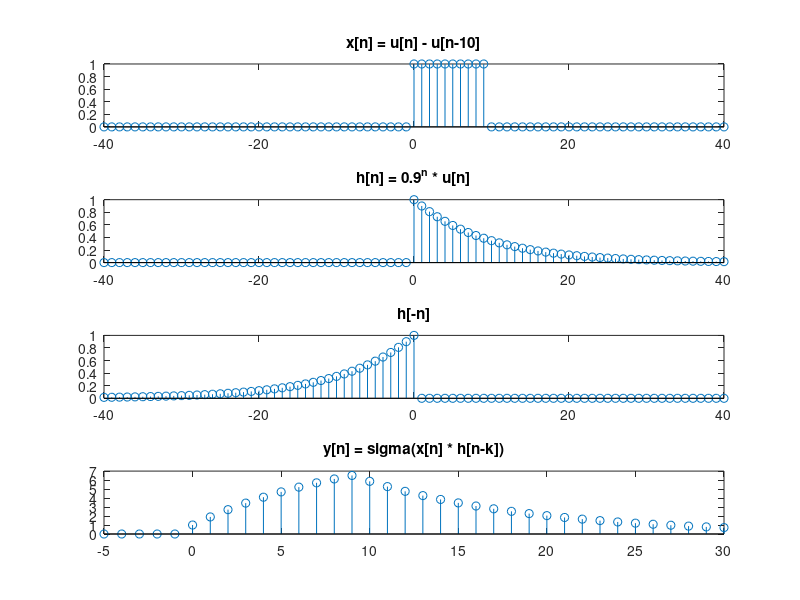

This figure's MATLAB source:
clc;
clear;
num = 40;

x = [-num:num];
u = [zeros(1,num),ones(1,10),zeros(1,num-10+1)];   %unit step
subplot(4,1,1),stem(x,u),title('x[n] = u[n] - u[n-10]');

h = 0.9 .^ x .*[zeros(1,num),ones(1,num+1)];   %h[n]
subplot(4,1,2),stem(x,h),title('h[n] = 0.9^n * u[n]');
h2 = fliplr(h);   %鏡射於y軸
subplot(4,1,3),stem(x,h2),title('h[-n]');

y2 = zeros(1,36);
for i = -5:30
    y2(i+6) = sum(circshift(h2,i) .* u);   %shift後相乘再加總
end
t = [-5:30];
subplot(4,1,4),stem(t,y2),title('y[n] = sigma(x[n] * h[n-k])');

